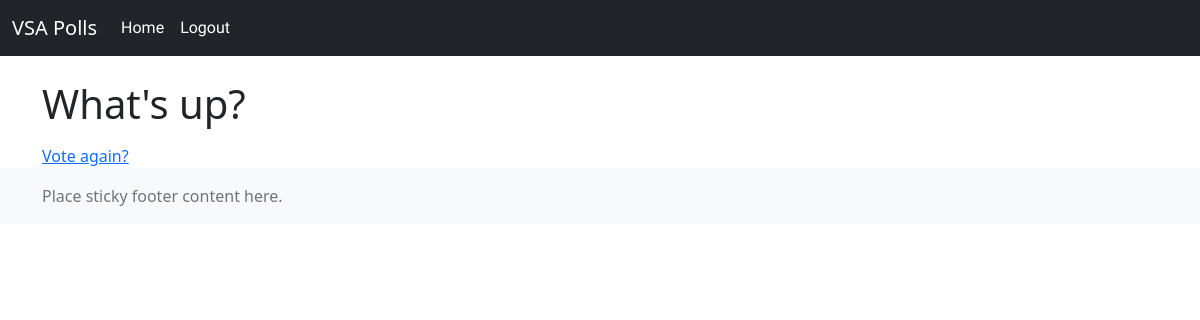
Before: /polls/2/results/ (signed in) with the older database file.
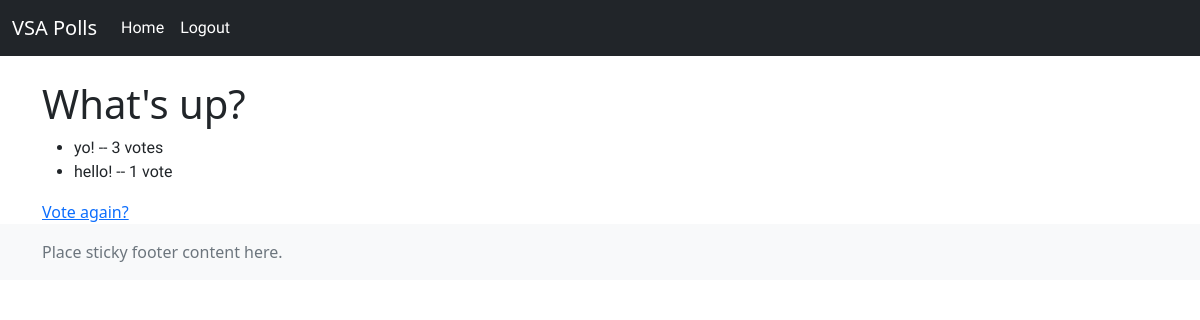
After: the same page with the newer database file.
### polls/models.py (models this page shows, shortened)
class Choice(models.Model):
    question = models.ForeignKey(Question, on_delete=models.CASCADE)
    choice_text = models.CharField(max_length=200)
    votes = models.IntegerField(default=0)

### polls/views.py (the view)
# urls.py: path('<int:pk>/results/', views.ResultsView.as_view(), name='results'),
class ResultsView(LoginRequiredMixin, generic.DetailView):
    model = Question
    template_name = 'polls/results.html'

### polls/templates/polls/results.html
{% extends 'polls/base.html' %}
{% block content %}
<div class="container">
<h1>{{ question.question_text }}</h1>
<ul>
{% for choice in question.choice_set.all %}
    <li>{{ choice.choice_text }} -- {{ choice.votes }} vote{{ choice.votes|pluralize }}</li>
{% endfor %}
</ul>
<a href="{% url 'polls:detail' question.id %}">Vote again?</a>
</div>
{% endblock %}

Changed rows visible on the page:
added Choice: choice_text "yo!", votes "3"
added Choice: choice_text "hello!", votes "1"
